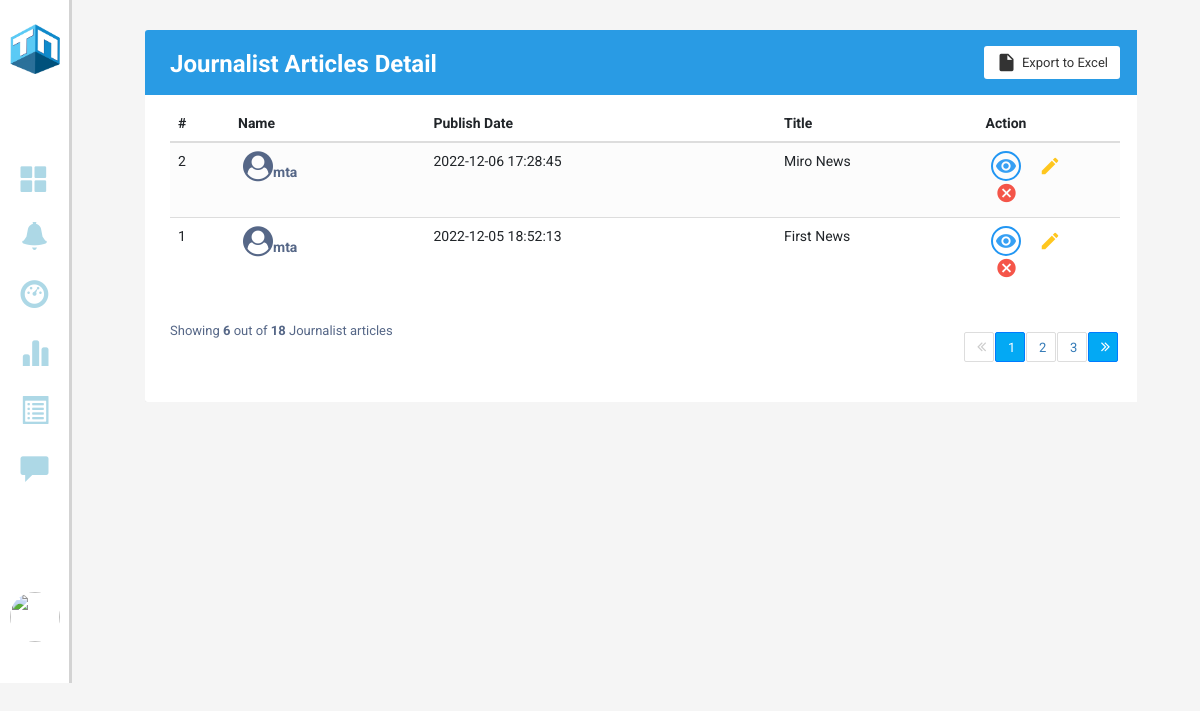
/Adminnotification, run on the app's committed database.
### models.py (models this page shows)
class News(db.Model):
    id = Column(Integer, primary_key = True)
    post_id = Column(Integer, ForeignKey('posts.id'), nullable=False)
    title = Column(String, nullable=False)
    category_id = Column(Integer, ForeignKey('categories.id'), nullable=False)
    image = Column(BLOB, nullable=False)
    mimetype = Column(String, nullable=False)
    commented_news = db.relationship('Comments', backref = backref('commented_news'), cascade = 'all, delete')

class Users(db.Model, UserMixin):
    id = db.Column(db.Integer,  primary_key = True, nullable = False)
    email = Column(String, nullable=False, unique = True)
    username = Column(String, nullable=False)
    role = Column(String, nullable=False)
    password = Column(String, nullable=False)
    profile_pic = Column(BLOB, nullable=False)
    mimetype = Column(String, nullable=False)
    status = Column(Boolean, nullable=False)
    created_at = Column(DateTime, server_default = func.now(), nullable=False)
    updated_at = Column(DateTime, server_default = func.now(), server_onupdate = func.now(), nullable=False)
    poster = db.relationship('Posts', backref=backref('poster'), cascade = 'all, delete')
    reporter = db.relationship('Reports', backref=backref('reporter'), cascade = 'all, delete')
    bookmarker = db.relationship('Bookmarks', backref=backref('bookmarker'), cascade = 'all, delete')
    notifier = db.relationship('Notifications', backref=backref('notifier'), cascade = 'all, delete')

class Posts(db.Model):
    id = Column(Integer, primary_key = True)
    poster_id = Column(Integer, ForeignKey('users.id'), nullable=False)
    type_id = Column(Integer, ForeignKey('types.id'), nullable=False)
    description = Column(String, nullable=False)
    created_at = Column(DateTime, server_default = func.now(), nullable=False)
    updated_at = Column(DateTime, server_default = func.now(), server_onupdate = func.now(), nullable=False)
    article = db.relationship('News', backref=backref('article'), cascade = 'all, delete')
    post = db.relationship('Reports', backref=backref('post'), cascade = 'all, delete')
    comment_post = db.relationship('Comments', backref=backref('comment_post'), cascade = 'all, delete')

### app.py (the view)
@app.route("/Adminnotification")
def Admin_notification():
    news = News.query.order_by(News.id.desc()).all()
    return render_template("AdminNotification.html", news = news)

### templates/AdminNotification.html (shortened to what this page needs)
<!DOCTYPE html>
<html lang="en">
<head>
    <link rel="stylesheet" type="text/css" href="/static/style.css">
    <link rel="stylesheet" href="https://stackpath.bootstrapcdn.com/bootstrap/4.5.0/css/bootstrap.min.css">
    <link rel="stylesheet" href="https://maxcdn.bootstrapcdn.com/font-awesome/4.7.0/css/font-awesome.min.css">
    <link rel="stylesheet" href="https://maxcdn.bootstrapcdn.com/bootstrap/3.3.6/css/bootstrap.min.css">
    <link rel="stylesheet" href="https://cdnjs.cloudflare.com/ajax/libs/font-awesome/4.7.0/css/font-awesome.min.css">
    <link rel="stylesheet" href="https://maxcdn.bootstrapcdn.com/bootstrap/3.3.7/css/bootstrap.min.css"
>
</head>
<body>
    <section class="GContent" style="background-color: #f2f3f4">
        {% include 'left_admin_menu.html' %}
        <div class="G1" style="width: 94%;">
            <div class="Gformat" style="width: 100%;">
                <div class="container-xl">
                    <div class="table-responsive">
                        <div class="table-wrapper">
                            <div class="table-title">
                                <div class="row">
                                    <div class="col-sm-5">
                                        <h2 style="color: white">Journalist Articles <b>Detail</b></h2>
                                    </div>
                                    <div class="col-sm-7">
                                        <a href="#" class="btn btn-secondary"><i class="material-icons">&#xE24D;</i>
                                            <span>Export to Excel</span></a>
                                    </div>
                                </div>
                            </div>
                            <table class="table table-striped table-hover">
                                <thead>
                                    <tr>
                                        <th>#</th>
                                        <th>Name</th>
                                        <th>Publish Date</th>
                                        <th>Title</th>
                                        <th style="width: 15%;">Action</th>
                                    </tr>
                                </thead>
                                <tbody>
                                    {% for article in news %}
                                    <tr>
                                        <td>{{article.id}}</td>
                                        <td><a href="#"><i class="fa fa-user-circle" aria-hidden="true"
                                                    style="font-size: 30px;"></i>{{article.article.poster.username}}</a></td>
                                        <td>{{article.article.created_at}}</td>
                                        <td>{{article.title}}</td>
                                        <td>
                                            <a href="{{ url_for('summary_view', news_id=article.id) }}" class="view" title="View Article" data-toggle="tooltip"><i
                                                    class="material-icons">&#xE417;</i></a>
                                            <a href="#" class="edit" title="Write Note" data-toggle="tooltip"><i
                                                    class="material-icons">&#xE254;</i></a>
                                            <a href="{{ url_for('delete_news', post_id = article.article.id)}}" class="delete" title="Delete Article" data-toggle="tooltip"><i
                                                    class="material-icons">&#xE5C9;</i></a>
                                        </td>
                                    </tr>
                                    {% endfor %}
                                </tbody>
                            </table>
                            <div class="clearfix">
                                <div class="hint-text">Showing <b>6</b> out of <b>18</b> Journalist articles</div>
                                <ul class="pagination">
                                    <li class="page-item disabled"><a href="#"><i class="fa fa-angle-double-left"
                                                style="margin-top: -8px;"></i></a></li>
                                    <li class="page-item active"><a href="#" class="page-link">1</a></li>
                                    <li class="page-item"><a href="#" class="page-link">2</a></li>
                                    <li class="page-item"><a href="#" class="page-link">3</a></li>
                                    <li class="page-item active "><a href="#" class="page-link"><i
                                                class="fa fa-angle-double-right" style="margin-top: -8px;"></i></a></li>
                                </ul>
                            </div>
                        </div>
                    </div>
                </div>
            </div>
        </div>
    </section>
</body>
</html>

### static/style.css (style rules this page uses)
body { margin: 0; padding: 0; font-family: Arial, Helvetica, sans-serif; }
.GContent .G1 { float: left; margin-left: 6%; padding: 0 4%; width: 64%; }
.Gformat { float: left; width: 75%; padding-left: 10px; }
.Gformat h2 { margin-top: 19px; font-size: 20px; font-weight: bold; color: black; margin-right: 6px; }
.table-responsive { margin: 30px 0; }
.table-wrapper { min-width: 1000px; background: #fff; padding: 20px; box-shadow: 0 1px 1px rgba(0, 0, 0, .05); }
.table-title { padding-bottom: 10px; margin: 0 0 10px; min-width: 100%; }
.table-title h2 { margin: 8px 0 0; font-size: 22px; }
table.table tr th, table.table tr td { border-color: #e9e9e9; }
table.table-striped tbody tr:nth-of-type(odd) { background-color: #fcfcfc; }
table.table td:last-child { width: 130px; }
table.table td a { color: #a0a5b1; display: inline-block; margin: 0 5px; }
table.table td a.view { color: #03A9F4; }
table.table td a.edit { color: #FFC107; }
table.table td a.delete { color: #E34724; }
table.table td i { font-size: 19px; }
.pagination { float: right; margin: 0 0 5px; }
.pagination li a { border: none; font-size: 95%; width: 30px; height: 30px; color: #999; margin: 0 2px; line-height: 30px; border-radius: 30px !important; text-align: center; padding: 0; }
.pagination li.active a { background: #03A9F4; }
.pagination li.disabled i { color: #ccc; }
.pagination li i { font-size: 16px; padding-top: 6px }
.hint-text { float: left; margin-top: 6px; font-size: 95%; }
.table-wrapper { min-width: 1000px; background: #fff; padding: 20px 25px; border-radius: 3px; box-shadow: 0 1px 1px rgba(0, 0, 0, .05); }
.table-title { padding-bottom: 15px; background: #299be4; color: #fff; padding: 16px 30px; margin: -20px -25px 10px; border-radius: 3px 3px 0 0; }
.table-title h2 { margin: 5px 0 0; font-size: 24px; }
.table-title .btn { color: #566787; float: right; font-size: 13px; background: #fff; border: none; min-width: 50px; border-radius: 2px; border: none; outline: none !important; margin-left: 10px; }
.table-title .btn i { float: left; font-size: 21px; margin-right: 5px; }
.table-title .btn span { float: left; margin-top: 2px; }
table.table tr th, table.table tr td { border-color: #e9e9e9; padding: 12px 15px; vertical-align: middle; }
table.table tr th:first-child { width: 60px; }
table.table tr th:last-child { width: 100px; }
table.table td:last-child i { opacity: 0.9; font-size: 22px; margin: 0 5px; }
table.table td a { font-weight: bold; color: #566787; display: inline-block; text-decoration: none; }
table.table td a.delete { color: #F44336; }
.pagination li a { border: none; font-size: 13px; min-width: 30px; min-height: 30px; color: #999; margin: 0 2px; line-height: 30px; border-radius: 2px !important; text-align: center; padding: 0 6px; }
.pagination li.active a, .pagination li.active a.page-link { background: #03A9F4; }
.hint-text { float: left; margin-top: 10px; font-size: 13px; }
.table-wrapper .btn { float: right; color: #333; background-color: #fff; border-radius: 3px; border: none; outline: none !important; margin-left: 10px; }
.table-title .btn { font-size: 13px; border: none; }
.table-title { color: #fff; padding: 16px 25px; margin: -20px -25px 10px; border-radius: 3px 3px 0 0; }
table.table tr th:last-child { width: 80px; }
table.table td a.view { width: 30px; height: 30px; color: #2196F3; border: 2px solid; border-radius: 30px; text-align: center; }
table.table td a.view i { font-size: 22px; margin: 2px 0 0 1px; }

### templates/AdminNotification.html (style rules this page uses)
body { color: #566787; background: #f5f5f5; font-family: 'Roboto', sans-serif; }

### data on the page
News: id "2", article.poster.username "mta", article.created_at "2022-12-06 17:28:45", title "Miro News"
News: id "1", article.poster.username "mta", article.created_at "2022-12-05 18:52:13", title "First News"
